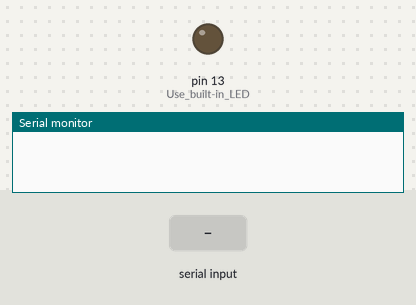
The sketch below on a simulated Arduino Uno, built with avr-gcc and run on an emulated ATmega328P. On the bench: output pins drawn as LEDs (lit = HIGH), the last lines printed to the serial monitor. The test bench sets the inputs (shaded band).

Above: at 1.2 s.
1.3 s: "ON\n" received over Serial
At 1.7 s:
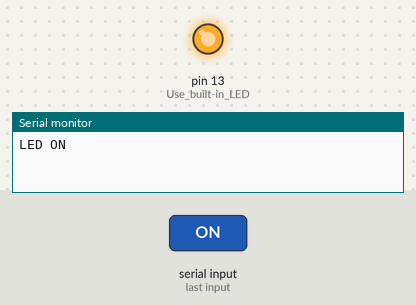
2.8 s: "OFF\n" received over Serial
At 4.1 s:
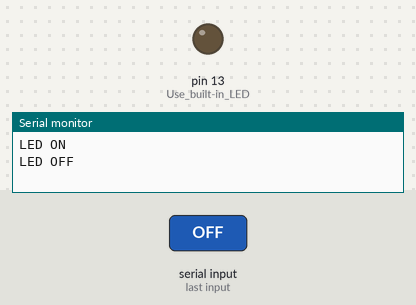
Timing chart, 0 to 5.8 s (numbered marks = the images above; inputs shaded):
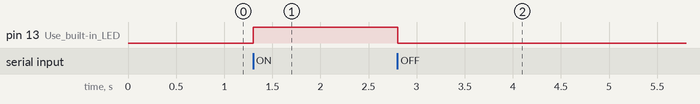

Measured:
- after the input at 1.3 s, pin 13 (Use_built-in_LED): LOW → HIGH at once
- after the input at 2.8 s, pin 13 (Use_built-in_LED): HIGH → LOW at once

The sketch:

face_control.ino
```cpp
void setup() {
  Serial.begin(9600);
  pinMode(13, OUTPUT);  // Use built-in LED
}

void loop() {
  if (Serial.available() > 0) {
    String message = Serial.readStringUntil('\n');
    message.trim();

    if (message == "ON") {
      digitalWrite(13, HIGH);
      Serial.println("LED ON");
    } else if (message == "OFF") {
      digitalWrite(13, LOW);
      Serial.println("LED OFF");
    }
  }
}
```
